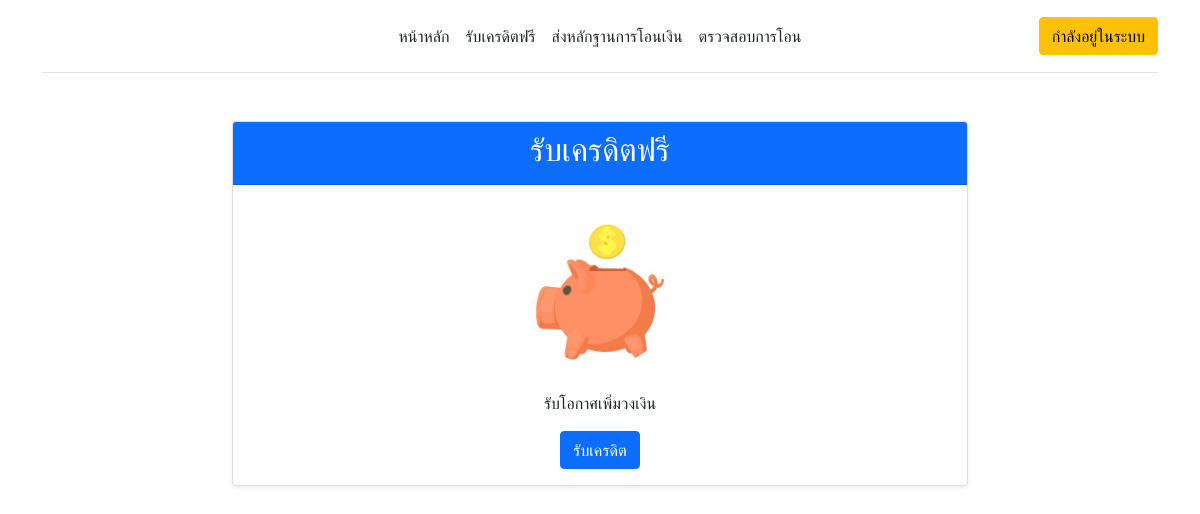
The page /checkin/ (signed in) on the database as committed earlier.
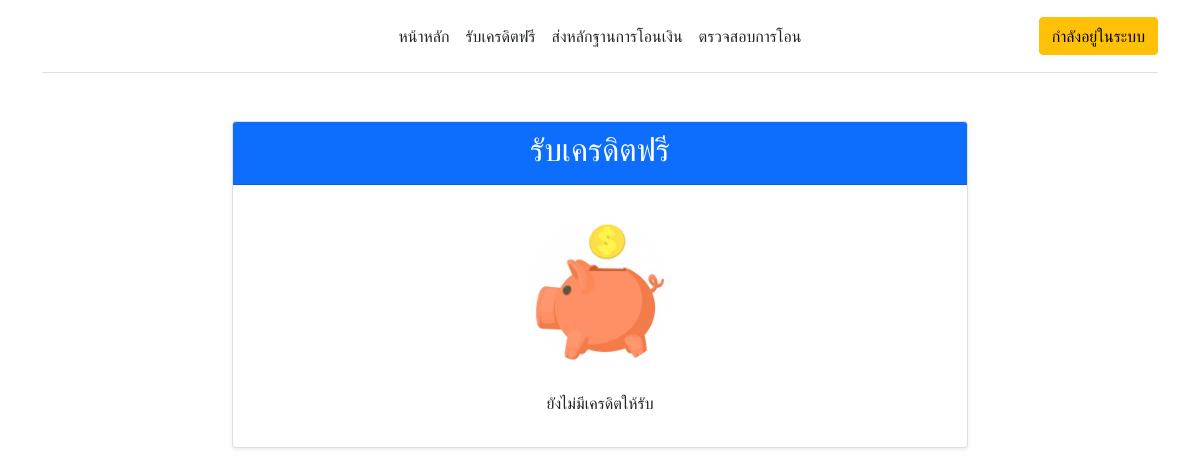
The same page on the database as committed later.
### core/models.py (models this page shows, shortened)
class Checkin(models.Model):
    user = models.ForeignKey(User, on_delete=models.CASCADE, related_name='checkins')
    checkin = models.BooleanField(default=False, verbose_name="เปิดให้เช็คอิน")
    checkin_time = models.DateTimeField(auto_now_add=True)
    des = models.CharField(max_length=255, verbose_name="คำอธิบาย")
    created_at = models.DateTimeField(auto_now_add=True)
    updated_at = models.DateTimeField(auto_now=True)
    class Meta:
        verbose_name_plural = "เครดิต"

### core/views.py (the view)
# urls.py: path('checkin/', checkin, name='checkin'),
@login_required
def checkin(request):
    try:
        checkin_instance = Checkin.objects.get(user=request.user, checkin=True)
    except Checkin.DoesNotExist:
        checkin_instance = None
    if request.method == 'POST':
        form = CheckinForm(request.POST, request.FILES, instance=checkin_instance)
        if form.is_valid():
            checkin = form.save(commit=False)
            checkin.user = request.user
            checkin.save()
            return redirect('profile')
    else:
        form = CheckinForm(instance=checkin_instance)
    context = {
        'form': form,
        'checkin': checkin_instance
    }
    return render(request, 'checkin.html', context)

### core/templates/checkin.html (shortened to what this page needs)
{% extends 'base.html' %}
{% load static %}
{% block checin %}
<div class="container mt-5">
    <div class="row justify-content-center">
        <div class="col-md-8">
            <div class="card shadow-sm">
                <div class="card-header text-center bg-primary text-white">
                    <h2>รับเครดิตฟรี</h2>
                </div>
                <div class="card-body text-center">
                    <img class="rounded-circle mt-3 mb-4" width="150px" src="{% static 'image/pngtree-money-box-icon-cartoon-style-png-image_1893438.jpg' %}" alt="Checkin Image">
                    {% if checkin %}
                        <p>{{ checkin.des }}</p>
                        <form method="post" enctype="multipart/form-data">
                            <div class="form-group text-center">
                                <button type="submit" class="btn btn-primary">รับเครดิต</button>
                            </div>
                        </form>
                    {% else %}
                        <p>ยังไม่มีเครดิตให้รับ</p>
                    {% endif %}
                </div>
            </div>
        </div>
    </div>
</div>
{% endblock checin %}

Rows that differ between the two databases and show on the page:
removed Checkin: des "รับโอกาศเพิ่มวงเงิน"
Other text that changed with them:
text no longer shown: "รับเครดิต"
text now shown: "ยังไม่มีเครดิตให้รับ"
